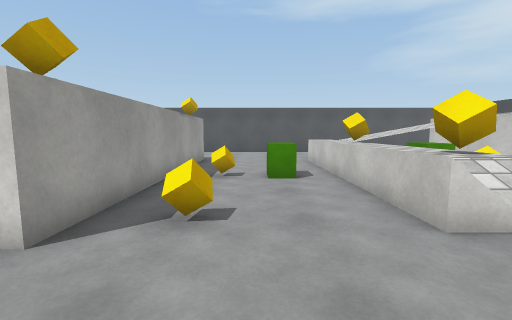
view 1 (above)

16 first-person views from a walk through a 3-D level made in the Unity game engine. The camera is 1.3 m above the floor, tilts 6° down and sees 90° across. The floor is counted in squares, 1 m on a side. Each view is taken from the middle of a square. On the plan, view 1 faces up. The plan holds only what a view shows up to about 13 squares ahead; the rest is blank. The place goes on beyond the plan. The player is left out. Surface patterns are stand-ins for the level's own textures.

view 2
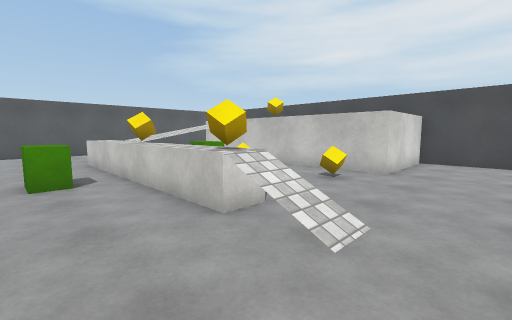

view 3
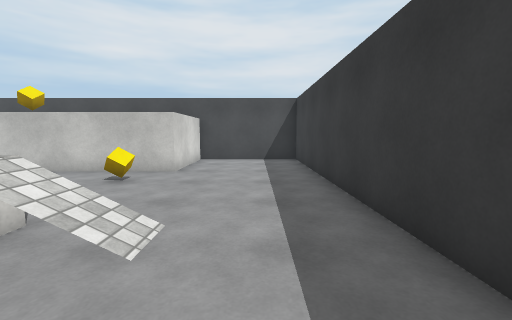

view 4
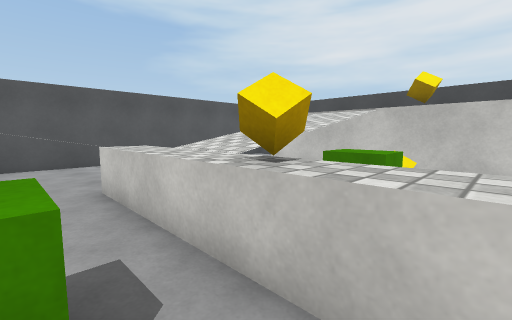

view 5
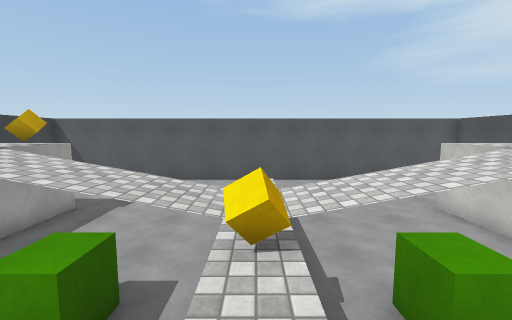

view 6
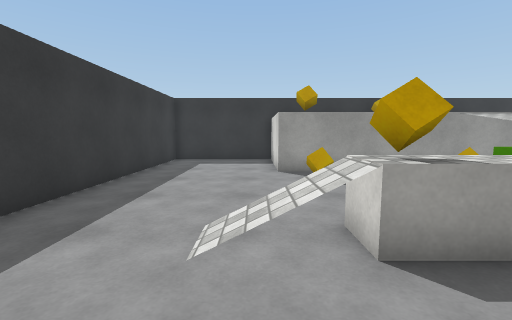

view 7
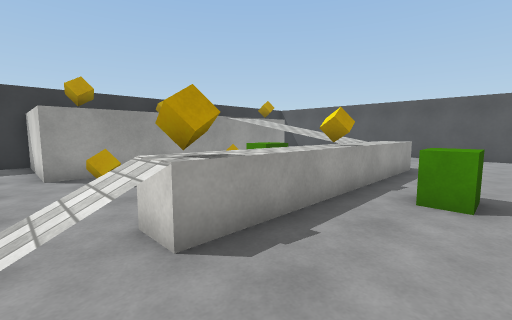

view 8
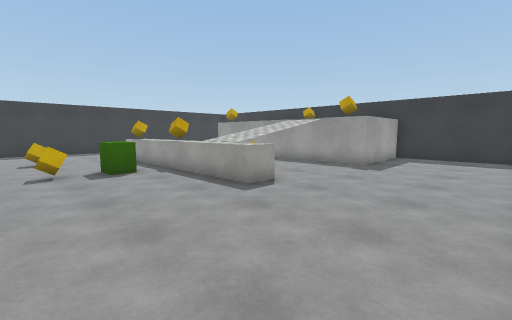

view 9
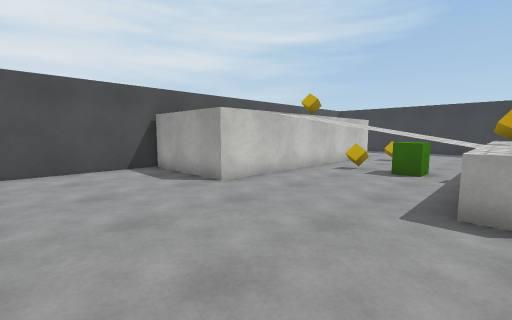

view 10
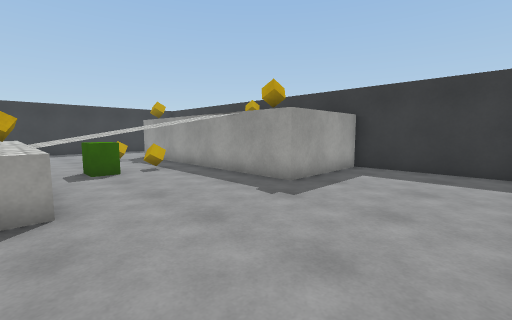

view 11
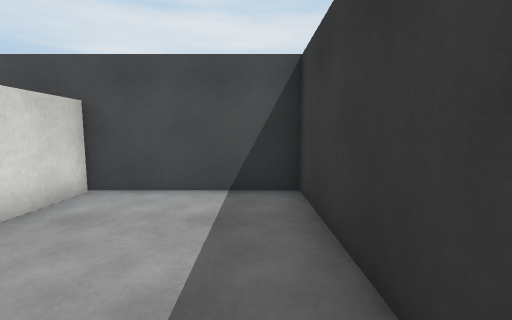

view 12
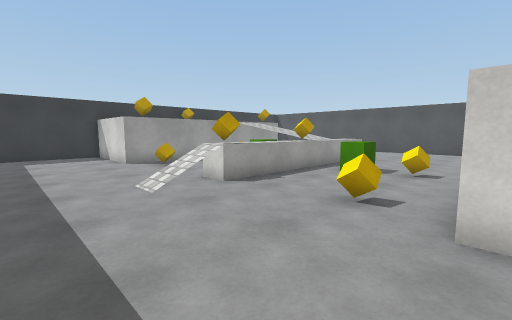

view 13
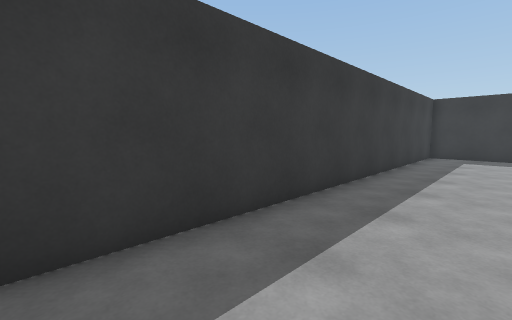

view 14
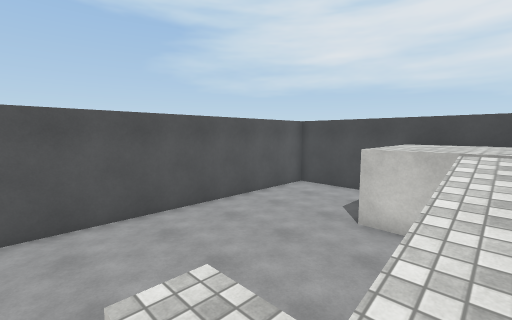

view 15
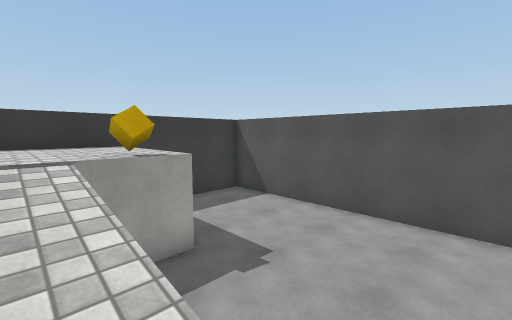

view 16
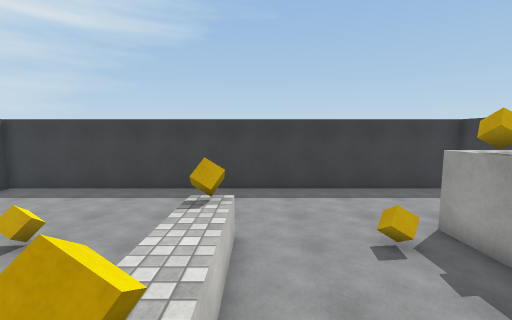

### Floor plan
Key: @ floor where view 1 was taken; # wall or solid block; . main floor; : floor 1 m higher than the main floor; + floor 1.75 m higher than the main floor; / step, stairs or slope; = window, fence, low wall or low ledge; C cube; B green block; O other object.
Columns run from 7 left of view 1 to 13 right of it. Each row starts with its distance up from view 1.
 18 #####################
 17 #...................#
 16 #...................#
 15 #...................#
 14 #...................#
 13 #####...........#####
 12     #.....=.....#
 11     #.....:.....#
 10     #.+//::://+.#
  9     #.+//::://+.#
  8     #.CBB.C.BBC.#
  7     #...B.:.B...#
  6     #.....:.....#
  5     #.....:.....#
  4     #.C...C...C.#
  3 #####.....O.....#####
  2 #.........O.........#
  1 #...................#
  0 #......@............#
 -1 #...................#
 -2 #####################

Positions as (right, up) in squares from view 1, and headings:
1: (0, 0), facing up
2: (0, 0), facing up-right
3: (0, 0), facing right
4: (1, 6), facing up-right
5: (3, 5), facing up
6: (6, 2), facing left
7: (6, 2), facing up-left
8: (8, 17), facing down-left
9: (3, 17), facing down-right
10: (3, 17), facing down-left
11: (7, -1), facing right
12: (9, -1), facing up-left
13: (9, 1), facing down-left
14: (2, 10), facing up-right
15: (2, 10), facing up-left
16: (2, 9), facing down
